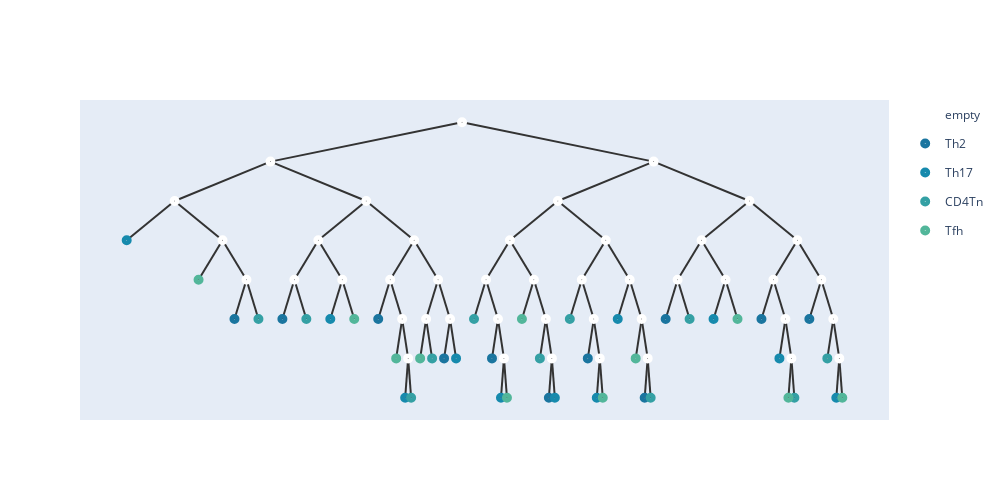

This figure's notebook cell:
### Code cell
add_meta(root,meta_list1,[])
show_tree(root,color=['#184e77','#1a759f','#168aad',"#34a0a4",'#52b69a','#99d98c','#76c893','#99d98c']).show_fig()
remove_meta(root);

### Figure 1 — Plotly figure (JSON) as saved in the notebook; plotly's stock layout.template omitted (floating-point values rounded to 4 significant figures)
{"data": [{"hoverinfo": "text", "hovertext": ["86", "83", "75", "51", "49", "80", "70", "53", "68", "78", "64", "59", "48", "65", "52", "60", "85", "82", "77", "72", "62", "61", "74", "56", "50", "79", "67", "66", "54", "73", "63", "58", "84", "55", "44", "47", "81", "71", "57", "45", "76", "69", "46"], "legendgroup": "empty", "marker": {"color": "#fff", "size": 10, "symbol": "circle-dot"}, "mode": "markers+text", "name": "empty", "type": "scatter", "x": [5.5, 3.25, 2.125, 2.688, 2.969, 4.375, 3.812, 3.531, 4.094, 4.938, 4.656, 4.797, 4.867, 5.219, 5.078, 5.359, 7.75, 6.625, 6.062, 5.781, 5.922, 5.992, 6.344, 6.484, 6.555, 7.188, 6.906, 7.047, 7.117, 7.469, 7.609, 7.68, 8.875, 8.312, 8.031, 8.594, 9.438, 9.156, 9.297, 9.367, 9.719, 9.859, 9.93], "y": [5, 3.5, 2, 0.5, -1, 2, 0.5, -1, -1, 0.5, -1, -2.5, -4, -1, -2.5, -2.5, 3.5, 2, 0.5, -1, -2.5, -4, -1, -2.5, -4, 0.5, -1, -2.5, -4, -1, -2.5, -4, 2, 0.5, -1, -1, 0.5, -1, -2.5, -4, -1, -2.5, -4]}, {"hoverinfo": "text", "hovertext": ["36_Th2", "32_Th2", "28_Th2", "40_Th2", "4_Th2", "8_Th2", "0_Th2", "12_Th2", "20_Th2", "24_Th2", "16_Th2"], "legendgroup": "Th2", "marker": {"color": "#1a759f", "size": 10, "symbol": "circle-dot"}, "mode": "markers+text", "name": "Th2", "type": "scatter", "x": [2.828, 3.391, 4.516, 5.289, 5.852, 6.52, 6.977, 7.645, 7.891, 9.016, 9.578], "y": [-2.5, -2.5, -2.5, -4, -4, -5.5, -4, -5.5, -2.5, -2.5, -2.5]}, {"hoverinfo": "text", "hovertext": ["37_Th17", "33_Th17", "29_Th17", "41_Th17", "5_Th17", "9_Th17", "1_Th17", "13_Th17", "21_Th17", "25_Th17", "17_Th17"], "legendgroup": "Th17", "marker": {"color": "#168aad", "size": 10, "symbol": "circle-dot"}, "mode": "markers+text", "name": "Th17", "type": "scatter", "x": [1.562, 3.953, 4.832, 5.43, 5.957, 6.59, 7.082, 7.328, 8.453, 9.227, 9.895], "y": [0.5, -2.5, -5.5, -4, -5.5, -5.5, -5.5, -2.5, -2.5, -4, -5.5]}, {"hoverinfo": "text", "hovertext": ["39_CD4Tn", "35_CD4Tn", "31_CD4Tn", "43_CD4Tn", "7_CD4Tn", "11_CD4Tn", "3_CD4Tn", "15_CD4Tn", "23_CD4Tn", "27_CD4Tn", "19_CD4Tn"], "legendgroup": "CD4Tn", "marker": {"color": "#34a0a4", "size": 10, "symbol": "circle-dot"}, "mode": "markers+text", "name": "CD4Tn", "type": "scatter", "x": [3.109, 3.672, 4.902, 5.148, 5.641, 6.414, 6.766, 7.715, 8.172, 9.402, 9.789], "y": [-2.5, -2.5, -5.5, -4, -2.5, -4, -2.5, -5.5, -2.5, -5.5, -4]}, {"hoverinfo": "text", "hovertext": ["38_Tfh", "34_Tfh", "30_Tfh", "42_Tfh", "6_Tfh", "10_Tfh", "2_Tfh", "14_Tfh", "22_Tfh", "26_Tfh", "18_Tfh"], "legendgroup": "Tfh", "marker": {"color": "#52b69a", "size": 10, "symbol": "circle-dot"}, "mode": "markers+text", "name": "Tfh", "type": "scatter", "x": [2.406, 4.234, 4.727, 5.008, 6.027, 6.203, 7.152, 7.539, 8.734, 9.332, 9.965], "y": [-1, -2.5, -4, -4, -5.5, -2.5, -5.5, -4, -2.5, -5.5, -5.5]}], "layout": {"height": 500, "shapes": [{"layer": "below", "line": {"color": "#333", "width": 2}, "type": "line", "x0": 5.5, "x1": 5.5, "y0": 5, "y1": 5}, {"layer": "below", "line": {"color": "#333", "width": 2}, "type": "line", "x0": 5.5, "x1": 3.25, "y0": 5, "y1": 3.5}, {"layer": "below", "line": {"color": "#333", "width": 2}, "type": "line", "x0": 3.25, "x1": 2.125, "y0": 3.5, "y1": 2}, {"layer": "below", "line": {"color": "#333", "width": 2}, "type": "line", "x0": 2.125, "x1": 1.562, "y0": 2, "y1": 0.5}, {"layer": "below", "line": {"color": "#333", "width": 2}, "type": "line", "x0": 2.125, "x1": 2.688, "y0": 2, "y1": 0.5}, {"layer": "below", "line": {"color": "#333", "width": 2}, "type": "line", "x0": 2.688, "x1": 2.406, "y0": 0.5, "y1": -1}, {"layer": "below", "line": {"color": "#333", "width": 2}, "type": "line", "x0": 2.688, "x1": 2.969, "y0": 0.5, "y1": -1}, {"layer": "below", "line": {"color": "#333", "width": 2}, "type": "line", "x0": 2.969, "x1": 2.828, "y0": -1, "y1": -2.5}, {"layer": "below", "line": {"color": "#333", "width": 2}, "type": "line", "x0": 2.969, "x1": 3.109, "y0": -1, "y1": -2.5}, {"layer": "below", "line": {"color": "#333", "width": 2}, "type": "line", "x0": 3.25, "x1": 4.375, "y0": 3.5, "y1": 2}, {"layer": "below", "line": {"color": "#333", "width": 2}, "type": "line", "x0": 4.375, "x1": 3.812, "y0": 2, "y1": 0.5}, {"layer": "below", "line": {"color": "#333", "width": 2}, "type": "line", "x0": 3.812, "x1": 3.531, "y0": 0.5, "y1": -1}, {"layer": "below", "line": {"color": "#333", "width": 2}, "type": "line", "x0": 3.531, "x1": 3.391, "y0": -1, "y1": -2.5}, {"layer": "below", "line": {"color": "#333", "width": 2}, "type": "line", "x0": 3.531, "x1": 3.672, "y0": -1, "y1": -2.5}, {"layer": "below", "line": {"color": "#333", "width": 2}, "type": "line", "x0": 3.812, "x1": 4.094, "y0": 0.5, "y1": -1}, {"layer": "below", "line": {"color": "#333", "width": 2}, "type": "line", "x0": 4.094, "x1": 3.953, "y0": -1, "y1": -2.5}, {"layer": "below", "line": {"color": "#333", "width": 2}, "type": "line", "x0": 4.094, "x1": 4.234, "y0": -1, "y1": -2.5}, {"layer": "below", "line": {"color": "#333", "width": 2}, "type": "line", "x0": 4.375, "x1": 4.938, "y0": 2, "y1": 0.5}, {"layer": "below", "line": {"color": "#333", "width": 2}, "type": "line", "x0": 4.938, "x1": 4.656, "y0": 0.5, "y1": -1}, {"layer": "below", "line": {"color": "#333", "width": 2}, "type": "line", "x0": 4.656, "x1": 4.516, "y0": -1, "y1": -2.5}, {"layer": "below", "line": {"color": "#333", "width": 2}, "type": "line", "x0": 4.656, "x1": 4.797, "y0": -1, "y1": -2.5}, {"layer": "below", "line": {"color": "#333", "width": 2}, "type": "line", "x0": 4.797, "x1": 4.727, "y0": -2.5, "y1": -4}, {"layer": "below", "line": {"color": "#333", "width": 2}, "type": "line", "x0": 4.797, "x1": 4.867, "y0": -2.5, "y1": -4}, {"layer": "below", "line": {"color": "#333", "width": 2}, "type": "line", "x0": 4.867, "x1": 4.832, "y0": -4, "y1": -5.5}, {"layer": "below", "line": {"color": "#333", "width": 2}, "type": "line", "x0": 4.867, "x1": 4.902, "y0": -4, "y1": -5.5}, {"layer": "below", "line": {"color": "#333", "width": 2}, "type": "line", "x0": 4.938, "x1": 5.219, "y0": 0.5, "y1": -1}, {"layer": "below", "line": {"color": "#333", "width": 2}, "type": "line", "x0": 5.219, "x1": 5.078, "y0": -1, "y1": -2.5}, {"layer": "below", "line": {"color": "#333", "width": 2}, "type": "line", "x0": 5.078, "x1": 5.008, "y0": -2.5, "y1": -4}, {"layer": "below", "line": {"color": "#333", "width": 2}, "type": "line", "x0": 5.078, "x1": 5.148, "y0": -2.5, "y1": -4}, {"layer": "below", "line": {"color": "#333", "width": 2}, "type": "line", "x0": 5.219, "x1": 5.359, "y0": -1, "y1": -2.5}, {"layer": "below", "line": {"color": "#333", "width": 2}, "type": "line", "x0": 5.359, "x1": 5.289, "y0": -2.5, "y1": -4}, {"layer": "below", "line": {"color": "#333", "width": 2}, "type": "line", "x0": 5.359, "x1": 5.43, "y0": -2.5, "y1": -4}, {"layer": "below", "line": {"color": "#333", "width": 2}, "type": "line", "x0": 5.5, "x1": 7.75, "y0": 5, "y1": 3.5}, {"layer": "below", "line": {"color": "#333", "width": 2}, "type": "line", "x0": 7.75, "x1": 6.625, "y0": 3.5, "y1": 2}, {"layer": "below", "line": {"color": "#333", "width": 2}, "type": "line", "x0": 6.625, "x1": 6.062, "y0": 2, "y1": 0.5}, {"layer": "below", "line": {"color": "#333", "width": 2}, "type": "line", "x0": 6.062, "x1": 5.781, "y0": 0.5, "y1": -1}, {"layer": "below", "line": {"color": "#333", "width": 2}, "type": "line", "x0": 5.781, "x1": 5.641, "y0": -1, "y1": -2.5}, {"layer": "below", "line": {"color": "#333", "width": 2}, "type": "line", "x0": 5.781, "x1": 5.922, "y0": -1, "y1": -2.5}, {"layer": "below", "line": {"color": "#333", "width": 2}, "type": "line", "x0": 5.922, "x1": 5.852, "y0": -2.5, "y1": -4}, {"layer": "below", "line": {"color": "#333", "width": 2}, "type": "line", "x0": 5.922, "x1": 5.992, "y0": -2.5, "y1": -4}, {"layer": "below", "line": {"color": "#333", "width": 2}, "type": "line", "x0": 5.992, "x1": 5.957, "y0": -4, "y1": -5.5}, {"layer": "below", "line": {"color": "#333", "width": 2}, "type": "line", "x0": 5.992, "x1": 6.027, "y0": -4, "y1": -5.5}, {"layer": "below", "line": {"color": "#333", "width": 2}, "type": "line", "x0": 6.062, "x1": 6.344, "y0": 0.5, "y1": -1}, {"layer": "below", "line": {"color": "#333", "width": 2}, "type": "line", "x0": 6.344, "x1": 6.203, "y0": -1, "y1": -2.5}, {"layer": "below", "line": {"color": "#333", "width": 2}, "type": "line", "x0": 6.344, "x1": 6.484, "y0": -1, "y1": -2.5}, {"layer": "below", "line": {"color": "#333", "width": 2}, "type": "line", "x0": 6.484, "x1": 6.414, "y0": -2.5, "y1": -4}, {"layer": "below", "line": {"color": "#333", "width": 2}, "type": "line", "x0": 6.484, "x1": 6.555, "y0": -2.5, "y1": -4}, {"layer": "below", "line": {"color": "#333", "width": 2}, "type": "line", "x0": 6.555, "x1": 6.52, "y0": -4, "y1": -5.5}, {"layer": "below", "line": {"color": "#333", "width": 2}, "type": "line", "x0": 6.555, "x1": 6.59, "y0": -4, "y1": -5.5}, {"layer": "below", "line": {"color": "#333", "width": 2}, "type": "line", "x0": 6.625, "x1": 7.188, "y0": 2, "y1": 0.5}, {"layer": "below", "line": {"color": "#333", "width": 2}, "type": "line", "x0": 7.188, "x1": 6.906, "y0": 0.5, "y1": -1}, {"layer": "below", "line": {"color": "#333", "width": 2}, "type": "line", "x0": 6.906, "x1": 6.766, "y0": -1, "y1": -2.5}, {"layer": "below", "line": {"color": "#333", "width": 2}, "type": "line", "x0": 6.906, "x1": 7.047, "y0": -1, "y1": -2.5}, {"layer": "below", "line": {"color": "#333", "width": 2}, "type": "line", "x0": 7.047, "x1": 6.977, "y0": -2.5, "y1": -4}, {"layer": "below", "line": {"color": "#333", "width": 2}, "type": "line", "x0": 7.047, "x1": 7.117, "y0": -2.5, "y1": -4}, {"layer": "below", "line": {"color": "#333", "width": 2}, "type": "line", "x0": 7.117, "x1": 7.082, "y0": -4, "y1": -5.5}, {"layer": "below", "line": {"color": "#333", "width": 2}, "type": "line", "x0": 7.117, "x1": 7.152, "y0": -4, "y1": -5.5}, {"layer": "below", "line": {"color": "#333", "width": 2}, "type": "line", "x0": 7.188, "x1": 7.469, "y0": 0.5, "y1": -1}, {"layer": "below", "line": {"color": "#333", "width": 2}, "type": "line", "x0": 7.469, "x1": 7.328, "y0": -1, "y1": -2.5}, {"layer": "below", "line": {"color": "#333", "width": 2}, "type": "line", "x0": 7.469, "x1": 7.609, "y0": -1, "y1": -2.5}, {"layer": "below", "line": {"color": "#333", "width": 2}, "type": "line", "x0": 7.609, "x1": 7.539, "y0": -2.5, "y1": -4}, {"layer": "below", "line": {"color": "#333", "width": 2}, "type": "line", "x0": 7.609, "x1": 7.68, "y0": -2.5, "y1": -4}, {"layer": "below", "line": {"color": "#333", "width": 2}, "type": "line", "x0": 7.68, "x1": 7.645, "y0": -4, "y1": -5.5}, {"layer": "below", "line": {"color": "#333", "width": 2}, "type": "line", "x0": 7.68, "x1": 7.715, "y0": -4, "y1": -5.5}, {"layer": "below", "line": {"color": "#333", "width": 2}, "type": "line", "x0": 7.75, "x1": 8.875, "y0": 3.5, "y1": 2}, {"layer": "below", "line": {"color": "#333", "width": 2}, "type": "line", "x0": 8.875, "x1": 8.312, "y0": 2, "y1": 0.5}, {"layer": "below", "line": {"color": "#333", "width": 2}, "type": "line", "x0": 8.312, "x1": 8.031, "y0": 0.5, "y1": -1}, {"layer": "below", "line": {"color": "#333", "width": 2}, "type": "line", "x0": 8.031, "x1": 7.891, "y0": -1, "y1": -2.5}, {"layer": "below", "line": {"color": "#333", "width": 2}, "type": "line", "x0": 8.031, "x1": 8.172, "y0": -1, "y1": -2.5}, {"layer": "below", "line": {"color": "#333", "width": 2}, "type": "line", "x0": 8.312, "x1": 8.594, "y0": 0.5, "y1": -1}, {"layer": "below", "line": {"color": "#333", "width": 2}, "type": "line", "x0": 8.594, "x1": 8.453, "y0": -1, "y1": -2.5}, {"layer": "below", "line": {"color": "#333", "width": 2}, "type": "line", "x0": 8.594, "x1": 8.734, "y0": -1, "y1": -2.5}, {"layer": "below", "line": {"color": "#333", "width": 2}, "type": "line", "x0": 8.875, "x1": 9.438, "y0": 2, "y1": 0.5}, {"layer": "below", "line": {"color": "#333", "width": 2}, "type": "line", "x0": 9.438, "x1": 9.156, "y0": 0.5, "y1": -1}, {"layer": "below", "line": {"color": "#333", "width": 2}, "type": "line", "x0": 9.156, "x1": 9.016, "y0": -1, "y1": -2.5}, {"layer": "below", "line": {"color": "#333", "width": 2}, "type": "line", "x0": 9.156, "x1": 9.297, "y0": -1, "y1": -2.5}, {"layer": "below", "line": {"color": "#333", "width": 2}, "type": "line", "x0": 9.297, "x1": 9.227, "y0": -2.5, "y1": -4}, {"layer": "below", "line": {"color": "#333", "width": 2}, "type": "line", "x0": 9.297, "x1": 9.367, "y0": -2.5, "y1": -4}, {"layer": "below", "line": {"color": "#333", "width": 2}, "type": "line", "x0": 9.367, "x1": 9.332, "y0": -4, "y1": -5.5}, {"layer": "below", "line": {"color": "#333", "width": 2}, "type": "line", "x0": 9.367, "x1": 9.402, "y0": -4, "y1": -5.5}, {"layer": "below", "line": {"color": "#333", "width": 2}, "type": "line", "x0": 9.438, "x1": 9.719, "y0": 0.5, "y1": -1}, {"layer": "below", "line": {"color": "#333", "width": 2}, "type": "line", "x0": 9.719, "x1": 9.578, "y0": -1, "y1": -2.5}, {"layer": "below", "line": {"color": "#333", "width": 2}, "type": "line", "x0": 9.719, "x1": 9.859, "y0": -1, "y1": -2.5}, {"layer": "below", "line": {"color": "#333", "width": 2}, "type": "line", "x0": 9.859, "x1": 9.789, "y0": -2.5, "y1": -4}, {"layer": "below", "line": {"color": "#333", "width": 2}, "type": "line", "x0": 9.859, "x1": 9.93, "y0": -2.5, "y1": -4}, {"layer": "below", "line": {"color": "#333", "width": 2}, "type": "line", "x0": 9.93, "x1": 9.895, "y0": -4, "y1": -5.5}, {"layer": "below", "line": {"color": "#333", "width": 2}, "type": "line", "x0": 9.93, "x1": 9.965, "y0": -4, "y1": -5.5}], "width": 1000, "xaxis": {"showgrid": false, "showline": false, "showticklabels": false, "zeroline": false}, "yaxis": {"showgrid": false, "showline": false, "showticklabels": false, "zeroline": false}}}
